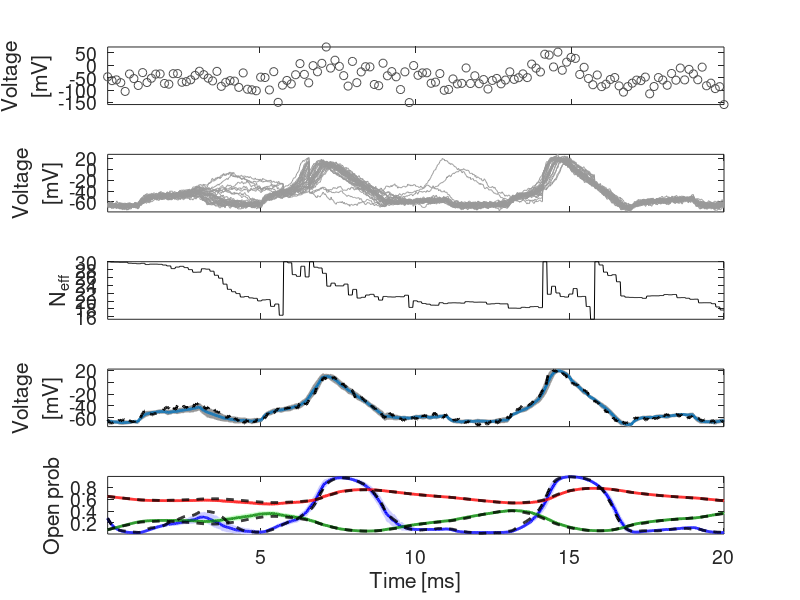

MATLAB code to generate this figure:
function SmoothVoltageData(varargin);
%
% SmoothVoltageData(subsample,Np,sigO,R_input,T)
%
% Model-based smoothing of noisy voltage measurements. This code is released in
% conjunction with the following publication 
%
%   Huys QJ and Paninski L (2007): Model-based filtering of, and parameter
%   estimation from, noisy biophysical observations. 
%   (available at http://www.gatsby.ucl.ac.uk/~qhuys/pub.html)
%
% and can be downloaded from 
%
%   http://www.gatsby.ucl.ac.uk/~qhuys/code.html
%
% This function is the main function and contains, at the bottom, the two other
% functions needed. It sets up the cell and runs a particle smoother on data
% corrupted by Gaussian noise of variance sigO. 
%
% It takes as optional arguments [default values in brackets]
% 
%  subsample [7]     temporal subsampleampling (1 = no subsampleampling, subsample>1: 
%                    only see every subsample sample) 
%  Np        [30]    number of particles 
%  sigO      [30]    observation noise variance
%  R_input   [1]     input resistance to injected current
%  T         [1000]  length of the simulated trace
% 
% and produces figure 2 of the above mentioned paper. If no arguments are
% passed, it uses the same parameters as in the paper figure. 
% 
% It calls HH.m, which contains the cellular dynamics both to generate the data
% and to then run the particle filter (ie here knowledge fo the true dynamics
% are assumed known). When plotting, it also calls a custom plotting command
% MYEB2.m, which plots data as a mean plus a shaded region of 1 standard
% deviation width. 
%
% Copyright Quentin Huys 2007 
% Center for Theoretical Neuroscience, Columbia University 
% user = qhuys
% domain = gatsby
% Email: user@domain.ucl.ac.uk (replace user and domain)
% Web: http://www.gatsby.ucl.ac.uk/~qhuys

%----------------------------------------------------------------------------
%     PARAMETERS ASSIGNMENT
% 
%     These are the main parameters that can be set when calling the function.
%     Nothing else should be changed, unless you know what you're doing. 
%
%     Default settings: 
%
% 	      subsample=7;       % subsampleampling
% 	      Np=30;             % number of particles
% 	      sigO=30;           % voltage measurement noise
% 	      R_input=1;         % input resistance
% 	      T=1000;            % length of recording
%
%----------------------------------------------------------------------------
if ~exist('varargin'); nargin=0;
else  nargin = length(varargin);
end
parname = {'subsample','Np','sigO','R_input','T'};
for k=1:nargin
	eval([parname{k} ' = ' num2str(varargin{k}) ';']);
end
pardefaults = [7;30;30;1;1000];
for k=nargin+1:5;
	eval([parname{k} ' = ' num2str(pardefaults(k)) ';']);
end

%----------------------------------------------------------------------------
%		Setup cell 
%		These parameters should not be changed
%----------------------------------------------------------------------------
nc=1;				      % number of compartments
Nc=4*nc;			      % number of parameters
dt=.02;              % integration time step
Ivar = 80;           % size of square current pulses injected
E=[50 -80 -55];      % reversal potentials of channels
sigV=10*sqrt(dt);     % evolution voltage noise
res_th=Np/2;         % resampling threshold

% setting up some things we'll need later
tv=(1:T)*dt;         % vector with time points
subsamplet=(mod(1:T,subsample)==0);
ind1=(1:nc);
ind2=(1:nc)+nc;
ind3=(1:nc)+2*nc;
ind4=(1:nc)+3*nc;

g0=[120 20 3];
R0=zeros(nc);
R0(1,1)=R_input;

% generate input current
tm=cos((1:T)/T*10*pi+pi);
I(1,:)=Ivar*(((tm>0)));I(2:nc,:)=0;

% prepare for data simulation -- assign all cellular parameters to one structure
g=g0;R=R0;par0=[g0,R0];
hhs.zv=zeros(Nc,1);
hhs.nc=nc;
hhs.Nc=Nc;
hhs.dt=dt;
hhs.E=E;
hhs.g=g0;
hhs.R=R0;
hhs.oo=zeros(nc,6);

%----------------------------------------------------------------------------
%		GET DATA 
%----------------------------------------------------------------------------
y=zeros(nc,T);
v=zeros(Nc,T);
% initial conditions
v(ind1,1)=-65; v(ind2,1)=.30; v(ind3,1)=.08; v(ind4,1)=.65;

% generate data 
for t=2:T; 
	v(:,t) = v(:,t-1) + dt*hh(v(:,t-1),I(:,t-1),hhs) + sigV*[randn(nc,1);zeros(Nc-nc,1)];
end

% add measurement noise
y = v(1:nc,:) + sigO*randn(nc,T);

%----------------------------------------------------------------------------
%		E step -- particle filter / smoother 
%----------------------------------------------------------------------------
fprintf('......... Running particle filter \n');

xp=zeros(Nc,Np,T);
xp(ind1,:,1)=-65;
xp(ind2,:,1)=.30;
xp(ind3,:,1)=.08;
xp(ind4,:,1)=.65;
xmf=zeros(Nc,T);
xmf(:,1)=xp(:,1,1);
xxf=zeros(Nc,T);
xpp=zeros(Nc,Np);
wfs=ones(Np,T)/Np;
rsit=0;

zv=zeros(Nc-nc,1);
zzv=zeros(Nc,1);
znp=zeros(Np,1);
flatw=1/Np*ones(1,Np);

rv=randn(Nc,T,Np);	% random numbers to evolve particles
rs=rand(Np,T)/Np + repmat([0:Np-1]'/Np,1,T);% random numbers for stratified resampling 

%..............particle filter 
for t=2:T
	for np=1:Np											% forward step
		xp(:,np,t) = xp(:,np,t-1) + dt*hh(xp(:,np,t-1),I(:,t-1),hhs) + sigV*[rv(nc,t,np);zv];
		i=find(xp(2:end,np,t)<0);xp(i+1,np,t)=0;
		i=find(xp(2:end,np,t)>1);xp(i+1,np,t)=1;
	end

	%.........weights 
	if mod(t,subsample)~=0	% don't update weights if no obs
		wfs(:,t)=wfs(:,t-1);
	else 
		for np=1:Np
			dist(np)=sum(-1/2*(y(:,t)-xp(ind1,np,t)).^2./sigO^2);
		end
		edist=exp(dist);
		if sum(edist)==0; % if get rounding errors, only keep closest particle
			wchosen=find(dist==max(dist));
			wfs(:,t) = znp;
			wfs(wchosen,t) = 1;
		else 
			wfs(:,t) = wfs(:,t-1).*edist'; % p(x_t|x_{t-1},uB) 
			swfs=sum(wfs(:,t));
			if swfs>0; wfs(:,t) = wfs(:,t)/sum(wfs(:,t));	
			else 
				wchosen=find(dist==max(dist));
				wfs(:,t) = znp;
				wfs(wchosen,t) = 1;
			end
		end
		% ..................resampling......................................
		if 1/(wfs(:,t)'*wfs(:,t))<res_th;
			r=rs(:,t);% stratified resampling 
			[foo,ind] = histc(r,[0 cumsum(wfs(:,t)')]);
			xp(:,:,t) = xp(:,(ind),t);				% copy particles		
			wfs(:,t) = flatw;			% reset weights
			rsit=rsit+1;
		end
		if ~mod(t,100);fprintf('............ fwd particles t = %i, resampled %i times \r',t,rsit);end
		xpw=xp(:,:,t).*repmat(wfs(:,t)',[Nc 1]);
		xmf(:,t) = sum(xpw,2);
		xxf(:,t) = sum(xp(:,:,t).^2.*repmat(wfs(:,t)',[Nc 1]),2)-xmf(:,t).^2;
	end
end

%.........particle smoother 
fprintf('\n............ particle smoother and sufficient stats')
xx=zeros(Nc);
PxP=zeros(Np);
wij = repmat(wfs(:,T),[1 Np])/Np;
M=zeros(Nc);
f1=zeros(Nc,1);
f2=zeros(Nc,1);
sxpz=zeros(Np,Np);

for t=T:-1:2
	% backwards weights 
	for np=1:Np											% forward step
		xpp(:,np,t) = xp(:,np,t-1) + dt*hh(xp(:,np,t-1),I(:,t-1),hhs);
		i=find(xpp(2:end,np,t)<0);xpp(i+1,np,t)=0;
		i=find(xpp(2:end,np,t)>1);xpp(i+1,np,t)=1;
	end
	% P(x^i_t|x^j_t-1,u,B)
	sxp=sxpz;
	%for k=1:Nc
	for k=1:nc 	% watch out: this means we're neglecting the transition probs of the gates! 
		         % in practice this doesn't have much effet
		sxp=sxp + (repmat(xp(k,:,t)',1,Np) - repmat(xpp(k,:,t),Np,1)).^2/sigV^2;
	end
	PxP = exp(-1/2*sxp);
	tmp=sq(PxP).*... 									% P(x_t|x_t-1)
		repmat(wfs(:,t-1)',[Np 1]);				% P(x_t-1|y^t-1)
	wij=tmp./repmat(sum(tmp,2),[1 Np]).*...	% P(x_t,x_t-1|y^t-1) / P(x_t|y^t-1)
		repmat(sum(wij,1)',[1 Np]);				% P(x_t|y^T)

	wbs = sum(wij,2);
	wps = sum(wij,1);

	% expected sufficient statistics
	xpw=xp(:,:,t).*repmat(wbs',[Nc 1]);
	xm(:,t) = sum(xpw,2);
	xv(:,t) = sum(xp(:,:,t).^2.*repmat(wbs',[Nc 1]),2)-xm(:,t).^2;

	if ~mod(t,100);fprintf('............ bwd particles t = %i\r',t);end

end

%----------------------------------------------------------------------------
%      Plot figure 2 from the paper 
%----------------------------------------------------------------------------
clf;k=1;
subplot(5,1,k);k=k+1;
	ind=subsample:subsample:T;
	plot(tv(ind),y(1,ind),'o','color',.3*ones(1,3));
	axis tight
	set(gca,'xticklabel',[],'fontsize',14)
	ylabel({'Voltage','[mV]'});
subplot(5,1,k);k=k+1;
	ind=2:T;
	plot(tv(ind),sq(xp(1,:,ind))','color',.6*ones(1,3));
	axis tight
	set(gca,'xticklabel',[],'fontsize',14)
	ylabel({'Voltage','[mV]'});
subplot(5,1,k);k=k+1;
	plot(tv(ind),1./sum(wfs(:,ind).^2),'k')
	axis tight
	set(gca,'xticklabel',[],'fontsize',14)
	ylabel('N_{eff}');
subplot(5,1,k);k=k+1;
	myeb2(tv(ind),xm(1,ind),sqrt(xv(1,ind)));
	hold on
	plot(tv(ind),v(1,ind),'k--','linewidth',2);
	hold off
	axis tight
	set(gca,'xticklabel',[],'fontsize',14)
	ylabel({'Voltage','[mV]'});
subplot(5,1,k);k=k+1;
	myeb2(tv(ind),xm(2:end,ind)',sqrt(xv(2:end,ind))');
	hold on
	plot(tv(ind),v(2:end,ind),'k--','linewidth',2)
	hold off
	axis tight
	box on
	set(gca,'fontsize',14)
	ylabel('Open prob');
	xlabel('Time [ms]');


function [dV] = hh(V,I,h);
% 
% Simulates a cell with typical Hodgkin-Huxley channels. Uses Euler integration, so we need the
% timestep to be small to prevent instabilities. 
%

dV=h.zv;

ind1=(1:h.nc);
ind2=(1:h.nc)+h.nc;
ind3=(1:h.nc)+2*h.nc;
ind4=(1:h.nc)+3*h.nc;

dV(ind1) = h.g(:,1).*V(ind2).^3.*V(ind3).*	(h.E(1)-V(ind1)) ...		% HH channels
			+ h.g(:,2).*V(ind4).^4.*				(h.E(2)-V(ind1)) ...		
			+ h.g(:,3).*								(h.E(3)-V(ind1)) ...		% leak channel
			+ h.R*I;

%.......................... kinetics ...........................................

h.oo(:,1)	=0.1*(V(ind1)+35)./(1-exp(-(V(ind1)+35)/10));% a_m % HH gates -- modified
h.oo(:,2)	=0.07*exp(-(V(ind1)+50)/20);			% a_h
h.oo(:,3)	=0.01*(V(ind1)+55)./(1-exp(-(V(ind1)+55)/10));     	% a_n
h.oo(:,4)	=4*exp(-(V(ind1)+65)/18);				% b_m
h.oo(:,5)	=1./(exp(-(V(ind1)+35)/10)+1);			% b_h
h.oo(:,6)	=0.125*exp(-(V(ind1)+65)/80);			% b_n


%.......................... gate diffeq's.......................................

dV(ind2)  = h.oo(:,1).*(1-V(ind2)) - h.oo(:,4).*V(ind2);
dV(ind3)  = h.oo(:,2).*(1-V(ind3)) - h.oo(:,5).*V(ind3);
dV(ind4)  = h.oo(:,3).*(1-V(ind4)) - h.oo(:,6).*V(ind4);



function h=myeb2(X,Y,varargin);
%
% myeb2(X,Y,varargin);
%
% This function makes nice coloured, shaded error bars. Exactly what
% it does depends on Y, and on whether you give it one or two inputs. 
%
% If you only pass it Y, and no other arguments, it assuemd you're
% giving it raw data. 
%
%		myeb2(X,Raw_Data)
%
% 	.) if Y is 2D array, it will then plot mean(Y) with errorbars given
% 	by std(Y). In this case there is only one mean vector with its
% 	errorbars. 
% 
%	.) if Y is 3D array, it will plot size(Y,3) lines with the
%	associated errorbars. Line k will be mean(Y(:,:,k)) with errorbars
%	given by std(Y(:,:,k))
%
% If you pass it 2 arguments, each has to be at most 2D. 
%
%		myeb(X,mu,std)
%
% 	.) if mu and std are 1D, it just plots one line given by mu with a
% 	shaded region given by std. 
%
%	.) if mu and std are 2D, it will plot size(Y,2) lines in the
%	standard sequence of colours; each line mu(:,k) will have a shaded
%	region in the same colour, but less saturated given by std(:,k)
%
%
% Quentin Huys
% August 14th, 2007
% Center for Theoretical Neuroscience, Columbia University
% Email: qhuys [at] n e u r o theory [dot] columbia.edu
% (just get rid of the spaces, replace [at] with @ and [dot] with .)



col=[0 0 1; 0 .5 0; 1 0 0; 0 1 1; 1 0 1; 1 .5 0; 1 .5 1];
ccol=col+.8; ccol(ccol>1)=1;

if length(size(Y))==3 & size(Y,2)~=length(X); 
	error('X and size(Y,2) must match');
end

holdstatus=get(gca,'NextPlot');

if length(varargin)==0;

	if length(size(Y))==2 
		m=mean(Y);
		s=std(Y);
		ind1=1:length(m);
		ind2=ind1(end:-1:1);
		th=fill([X(ind1) X(ind2)],[m-s m(ind2)+s(ind2)],.6*ones(1,3));
		set(th,'edgecolor',.6*ones(1,3));
		hold on; 
		h=plot(X(ind1),m,'linewidth',2);
		set(gca,'NextPlot',holdstatus);
	elseif length(size(Y))>2 
		if strcmpi(holdstatus,'replace');cla;end
		hold on; 
		ind1=1:size(Y,2);
		ind2=ind1(end:-1:1);
		if size(Y,3)>8; col=jet(size(Y,3));ccol=col+.8; ccol(ccol>1)=1;end
		for k=1:size(Y,3)
			m=mean(Y(:,:,k));
			s=std(Y(:,:,k));
			th=fill([X(ind1) X(ind2)],[m-s m(ind2)+s(ind2)],ccol(k,:));
			set(th,'edgecolor',ccol(k,:))
		end
		for k=1:size(Y,3)
			m=mean(Y(:,:,k));
			s=std(Y(:,:,k));
			h(k)=plot(X(ind1),m,'linewidth',2,'color',col(k,:));
		end
		set(gca,'NextPlot',holdstatus);
	end

elseif length(varargin)==1;

	m=Y;
	s=varargin{1};
	if length(size(Y))>2; error;
	elseif min(size(Y))==1;
		if size(m,1)>1; m=m';s=s';end
		ind1=1:length(m);
		ind2=ind1(end:-1:1);
		th=fill([X(ind1) X(ind2)],[m-s m(ind2)+s(ind2)],.6*ones(1,3));
		hold on; 
		set(th,'edgecolor',.6*ones(1,3));
		plot(X(ind1),m,'linewidth',2);
		set(gca,'NextPlot',holdstatus);
	else 
		ind1=(1:size(Y,1));
		ind2=ind1(end:-1:1);
		if strcmpi(holdstatus,'replace');cla;end
		hold on; 
		if size(Y,2)>8; col=jet(size(Y,2));ccol=col+.8; ccol(ccol>1)=1;end
		for k=1:size(Y,2)
			mm=m(:,k)';
			ss=s(:,k)';
			th=fill([X(ind1) X(ind2)],[mm-ss mm(ind2)+ss(ind2)],ccol(k,:));
			set(th,'edgecolor',ccol(k,:))
		end
		for k=1:size(Y,2);
			mm=m(:,k)';
			ss=s(:,k)';
			h(k)=plot(X(ind1),mm,'linewidth',2,'color',col(k,:));
		end
		set(gca,'NextPlot',holdstatus);
	end
end


function y=sq(x)
y=squeeze(x);


